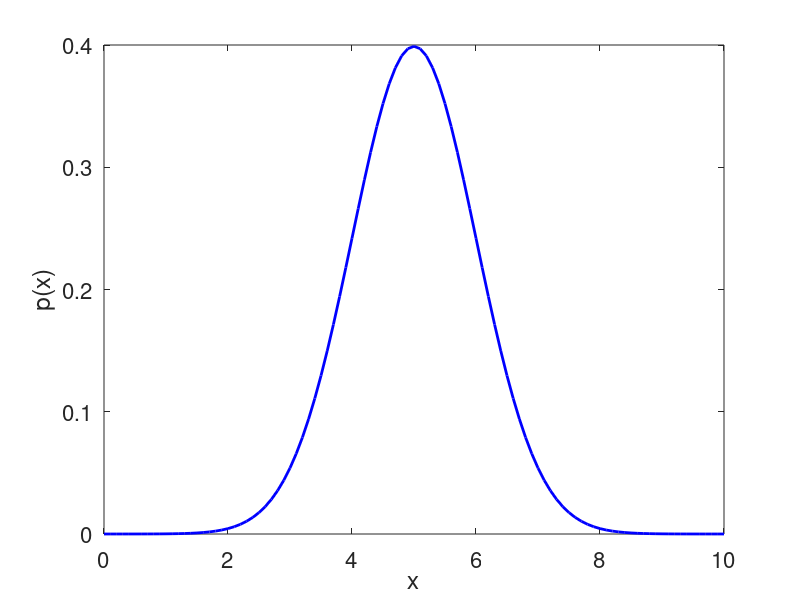
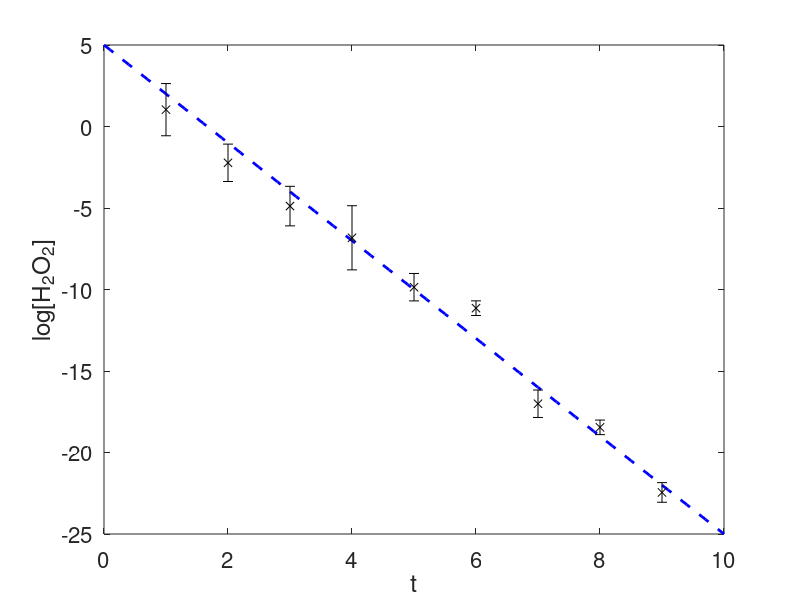
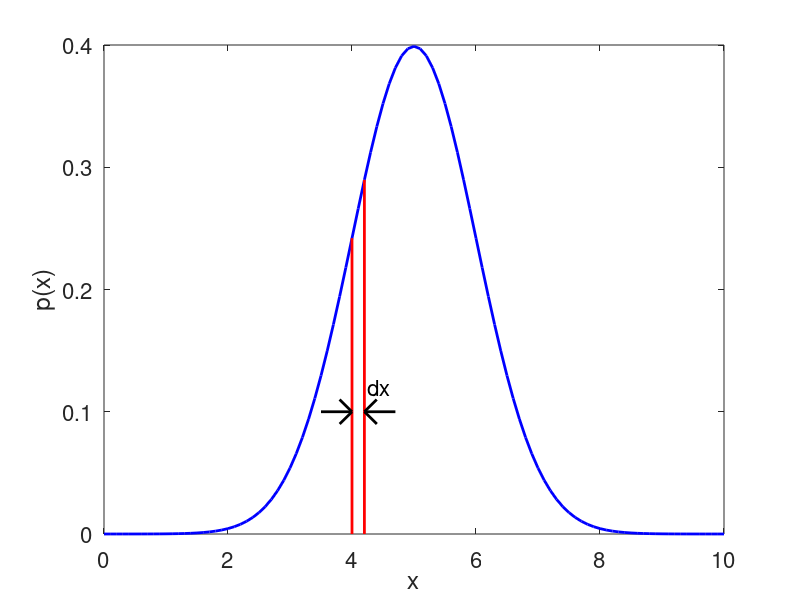
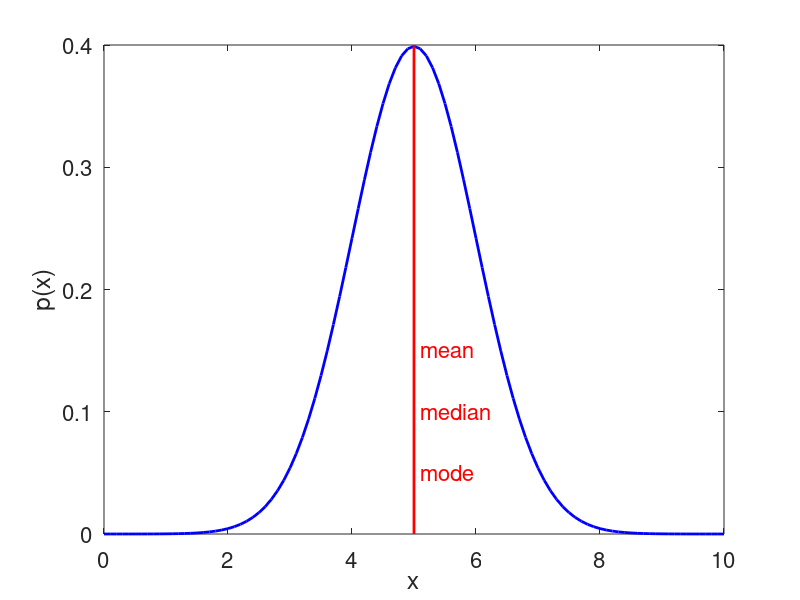

These charts were generated, in order, by the following MATLAB code:
close all;
clear all;
set(0, 'DefaultAxesFontSize',16)
% set(0, 'DefaultLineWidth',2)
%% Define a gaussin
gaussian = @(sigma,x0,x) exp(-((x-x0).^2)/(2*sigma^2))/(sigma*sqrt(2*pi));

%% Probability distribution
x = 0:0.1:10;
sigma = 1;
x0 = 5;
figure, plot(x,gaussian(sigma,x0,x),'b-','LineWidth',2);
xlabel('x');
ylabel('p(x)')

%% Fitting
y = -3*x+5;
z = -3*(1:9)+5 + randn(1,9);
figure,plot(x,y,'b--','LineWidth',2)
hold on, errorbar(1:9,z,randn(1,9),'kx');
xlabel('t');
ylabel('log[H_2O_2]','LineWidth',2)

%% Probability distribution
x = 0:0.1:10;
sigma = 1;
x0 = 5;
figure, plot(x,gaussian(sigma,x0,x),'b-','LineWidth',2);
xlabel('x');
ylabel('p(x)')
hold on;
line([4,4],[0,gaussian(sigma,x0,4)],'Color','red','LineWidth',2)
line([4.2,4.2],[0,gaussian(sigma,x0,4.2)],'Color','red','LineWidth',2)
line([3.5,4],[0.1,0.1],'Color','black','LineWidth',2)
line([4.7,4.2],[0.1,0.1],'Color','black','LineWidth',2)
line([4,3.8],[0.1,0.11],'Color','black','LineWidth',2)
line([4,3.8],[0.1,0.09],'Color','black','LineWidth',2)
line([4.2,4.4],[0.1,0.11],'Color','black','LineWidth',2)
line([4.2,4.4],[0.1,0.09],'Color','black','LineWidth',2)
text(4.25,0.12,'dx','FontSize',16,'Color','black');
%% Normal distribution averages
x = 0:0.1:10;
sigma = 1;
x0 = 5;
figure, plot(x,gaussian(sigma,x0,x),'b-','LineWidth',2);
xlabel('x');
ylabel('p(x)')

hold on;
line([5,5],[0,gaussian(sigma,x0,5)],'Color','red','LineWidth',2)
text(5.1,0.15,'mean','FontSize',16,'Color','red')
text(5.1,0.1,'median','FontSize',16,'Color','red')
text(5.1,0.05,'mode','FontSize',16,'Color','red')
%% Lognormal averages
sigma = 0.5;
x0 = 0.5;
x = [0:0.001:10];
lognormal = @(sigma,x0,x) exp(-((log(x)-x0).^2)/(2*sigma^2))./(x*sigma*sqrt(2*pi));
figure, plot(x,lognormal(sigma,x0,x),'b-','LineWidth',2);
mean = exp(x0+0.5*sigma^2);
median = exp(x0);
mode = exp(x0-sigma^2);
line([mean,mean],[0,lognormal(sigma,x0,mean)],'Color','red','LineWidth',2)
line([median,median],[0,lognormal(sigma,x0,median)],'Color','black','LineWidth',2)
line([mode,mode],[0,lognormal(sigma,x0,mode)],'Color','magenta','LineWidth',2)
text(mean+0.1,lognormal(sigma,x0,mean),'mean','FontSize',16,'Color','red');
text(median+0.1,lognormal(sigma,x0,median),'median','FontSize',16,'Color','black');
text(mode+0.1,lognormal(sigma,x0,mode),'mode','FontSize',16,'Color','magenta');
